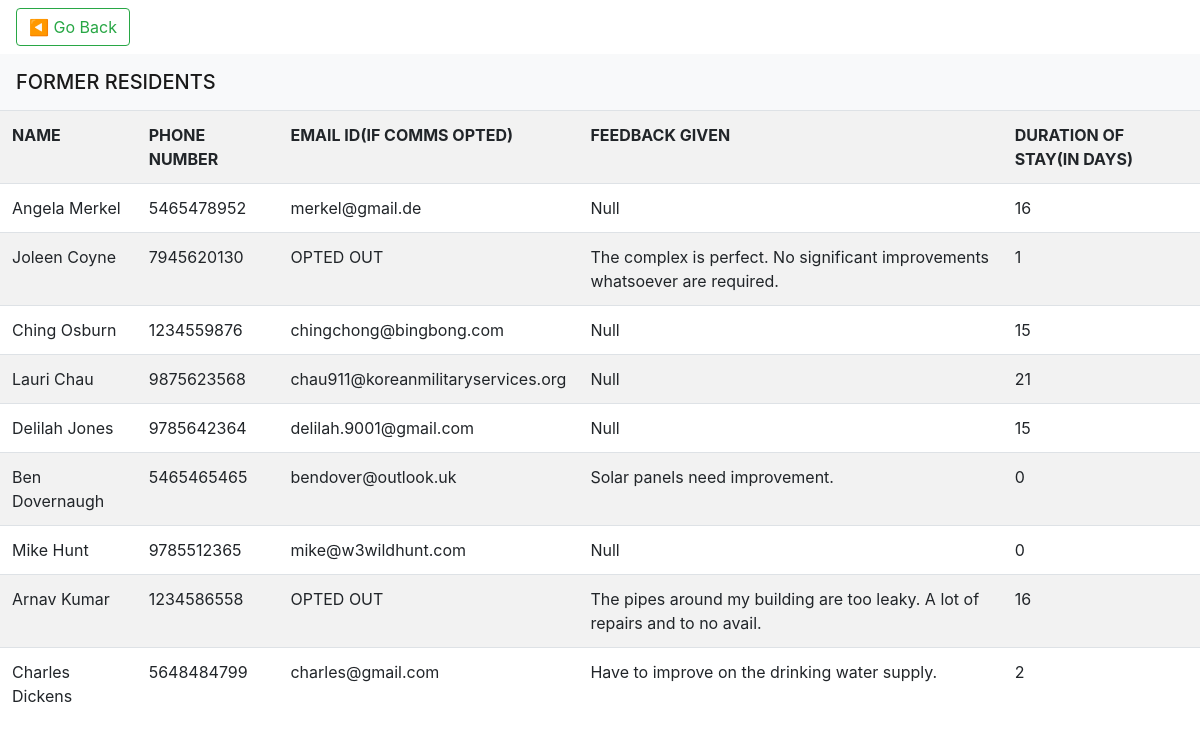
Screenshot of /PHP/formerresidents.php (signed in) with the database file from the repository.
### tables this page shows
CREATE TABLE `formerresident` (
  `RES_ID` int(11) NOT NULL,
  `NAME` varchar(150) NOT NULL,
  `PHONE_NO` bigint(20) NOT NULL,
  `EMAILID` varchar(150) NOT NULL DEFAULT 'OPTED OUT',
  `FEEDBACK` text,
  `EXITTIMESTAMP` bigint(20) DEFAULT NULL,
  `DURATIONTIMESTAMP` bigint(20) DEFAULT NULL
);

### PHP/formerresidents.php (the view, shortened to what this page needs)
<?php
    include("../Assets/dbconnect.php");
?>
<!DOCTYPE html>
<html>
<head>
    <link href="../Assets/CSS/bootstrap.css" rel="stylesheet">
</head>
<body>
<?php
        $result = $conn->query("SELECT * FROM FORMERRESIDENT");
?>
<nav class="navbar navbar-light bg-transparent">
    <a class="btn btn-outline-success" href="./registercustomer.php">◀️ Go Back</a>
</nav>
<nav class="navbar navbar-light bg-light">
    <span class="navbar-brand mb-0 h1">FORMER RESIDENTS</span>
</nav>
<table class="table table-striped">
    <tr>
        <th>NAME</th>
        <th>PHONE NUMBER</th>
        <th>EMAIL ID(IF COMMS OPTED)</th>
        <th>FEEDBACK GIVEN</th>
        <th>DURATION OF STAY(IN DAYS)</th>
    </tr>
    <?php
    while($row = $result->fetch_assoc())    {
        $time = $row['DURATIONTIMESTAMP'];
        $days = (int)($time / 86400);
        echo "<tr><td>".$row['NAME']."</td><td>".$row['PHONE_NO']."</td>
        <td>".$row['EMAILID']."</td><td>".$row['FEEDBACK']."</td><td>".$days."</td></tr>";
    }
    ?>
    </table>
    </body>
    </html>

### rows the page displays
formerresident: NAME "Angela Merkel", PHONE_NO "5465478952", EMAILID "merkel@gmail.de", FEEDBACK "Null", DURATIONTIMESTAMP "16"
formerresident: NAME "Joleen Coyne", PHONE_NO "7945620130", EMAILID "OPTED OUT", FEEDBACK "The complex is perfect. No significant improvements whatsoever are required.", DURATIONTIMESTAMP "1"
formerresident: NAME "Ching Osburn", PHONE_NO "1234559876", EMAILID "chingchong@bingbong.com", FEEDBACK "Null", DURATIONTIMESTAMP "15"
formerresident: NAME "Lauri Chau", PHONE_NO "9875623568", EMAILID "chau911@koreanmilitaryservices.org", FEEDBACK "Null", DURATIONTIMESTAMP "21"
formerresident: NAME "Delilah Jones", PHONE_NO "9785642364", EMAILID "delilah.9001@gmail.com", FEEDBACK "Null", DURATIONTIMESTAMP "15"
formerresident: NAME "Ben Dovernaugh", PHONE_NO "5465465465", EMAILID "bendover@outlook.uk", FEEDBACK "Solar panels need improvement.", DURATIONTIMESTAMP "0"
formerresident: NAME "Mike Hunt", PHONE_NO "9785512365", EMAILID "mike@w3wildhunt.com", FEEDBACK "Null", DURATIONTIMESTAMP "0"
formerresident: NAME "Arnav Kumar", PHONE_NO "1234586558", EMAILID "OPTED OUT", FEEDBACK "The pipes around my building are too leaky. A lot of repairs and to no avail.", DURATIONTIMESTAMP "16"
formerresident: NAME "Charles Dickens", PHONE_NO "5648484799", EMAILID "charles@gmail.com", FEEDBACK "Have to improve on the drinking water supply.", DURATIONTIMESTAMP "2"
